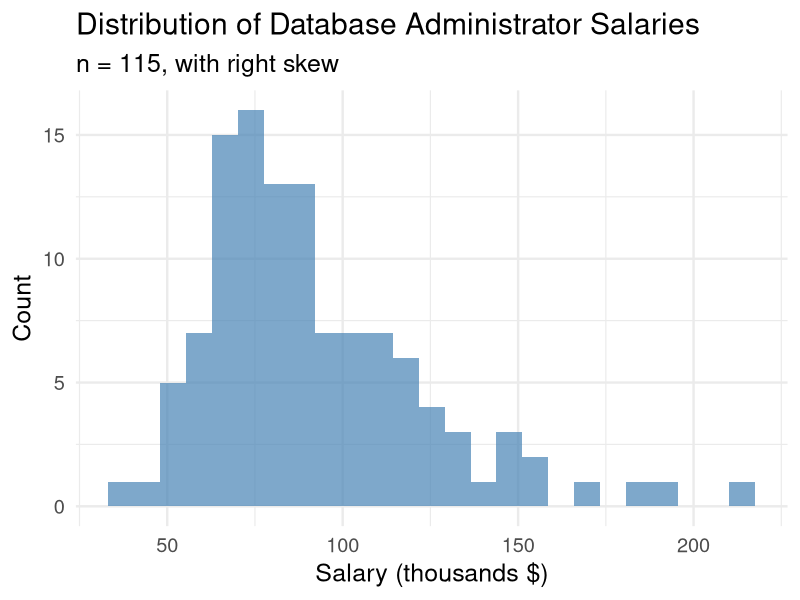
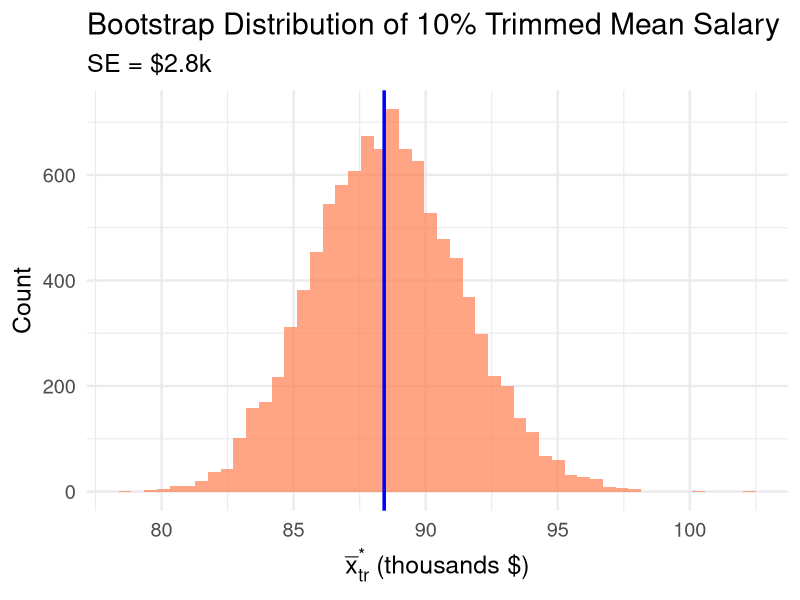
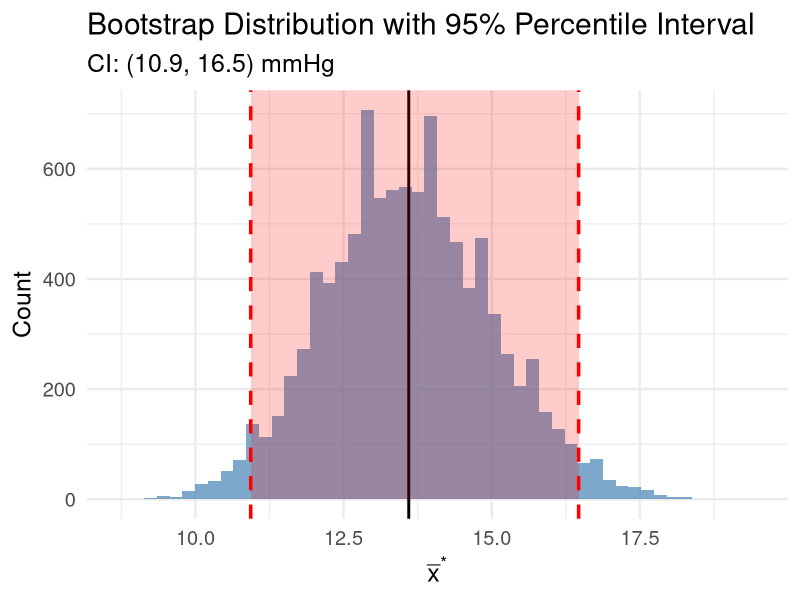
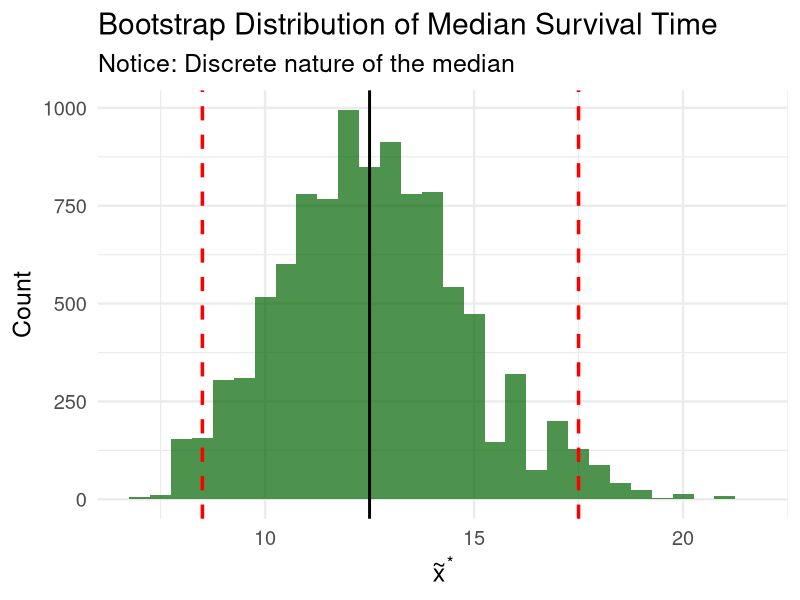
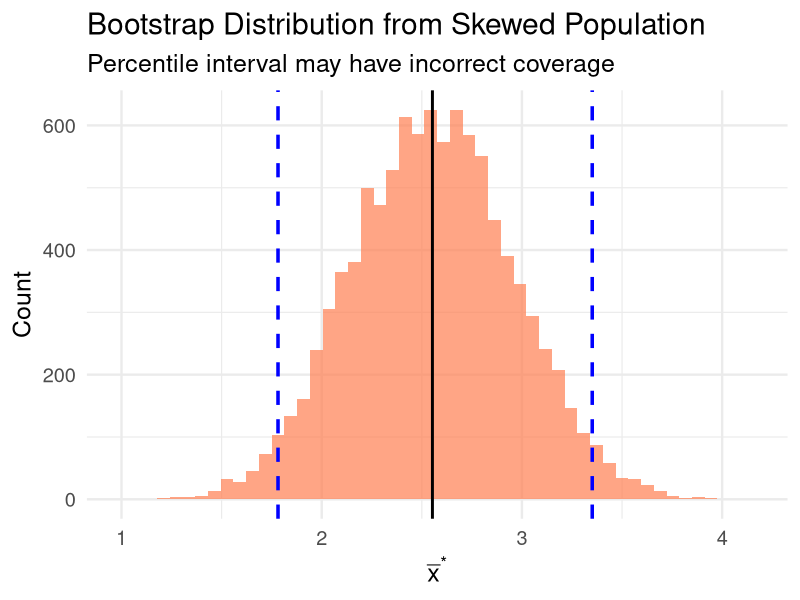
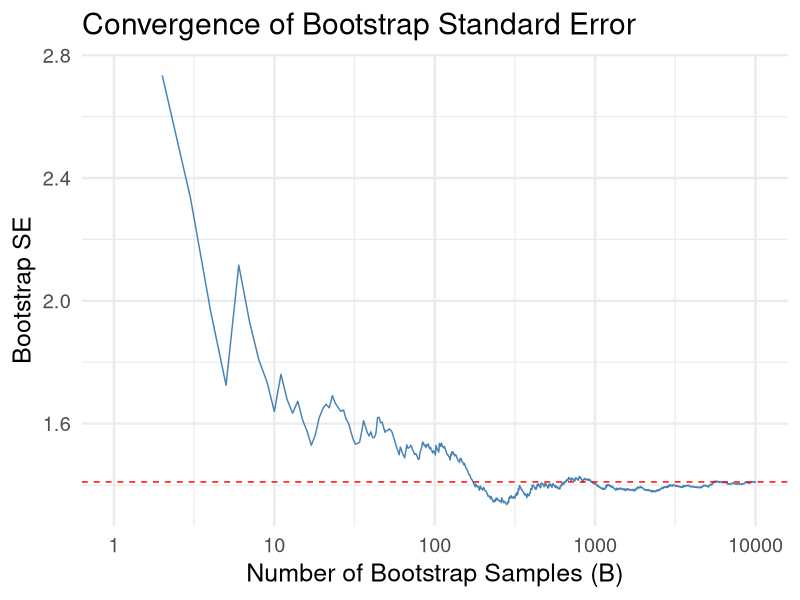
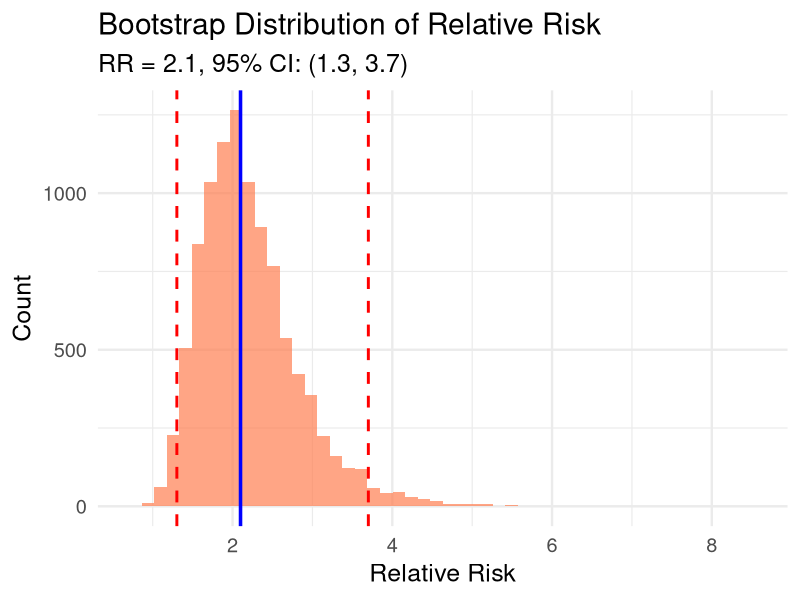
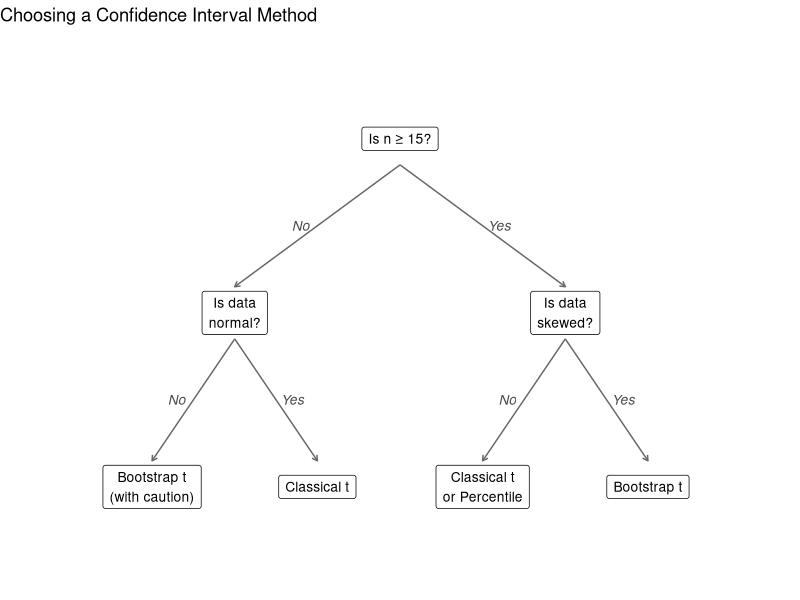

Write the R code that produced these figures, in order.
## ---- chunk 1
#| label: setup
#| include: false
library(tidyverse)
library(broom)
library(patchwork)
set.seed(551)
theme_set(theme_minimal(base_size = 18))
## ---- chunk 2
#| echo: true
response_times <- c(8, 12, 15, 7, 22, 45, 11, 9, 14, 18, 10, 13)
n <- length(response_times)

cat("n =", n, "\n")
cat("Mean:", round(mean(response_times), 2), "days\n")
cat("Median:", median(response_times), "days\n")
cat("SD:", round(sd(response_times), 2), "days")
## ---- chunk 3
#| echo: true
bp_reduction <- c(12, 8, 15, 22, 5, 18, 11, 14, 9, 25, 7, 16, 13, 10, 19)
n_bp <- length(bp_reduction)

cat("Sample size:", n_bp, "\n")
cat("Mean reduction:", round(mean(bp_reduction), 2), "mmHg\n")
cat("Sample SD:", round(sd(bp_reduction), 2), "mmHg\n")
cat("Classical SE:", round(sd(bp_reduction)/sqrt(n_bp), 2), "mmHg")
## ---- chunk 4
#| echo: true
set.seed(551)
B <- 10000
boot_means_bp <- replicate(B, {
  boot_sample <- sample(bp_reduction, n_bp, replace = TRUE)
  mean(boot_sample)
})

# Compare standard errors
classical_se <- sd(bp_reduction) / sqrt(n_bp)
boot_se <- sd(boot_means_bp)

cat("Classical SE (s/√n):", round(classical_se, 3), "\n")
cat("Bootstrap SE:", round(boot_se, 3), "\n")
cat("Ratio:", round(boot_se / classical_se, 3))
## ---- chunk 5
#| echo: true
# Data with potential outlier
response_times <- c(8, 12, 15, 7, 22, 45, 11, 9, 14, 18, 10, 13)

# Bootstrap for 10% trimmed mean
set.seed(551)
boot_trimmed <- replicate(10000, {
  x <- sample(response_times, length(response_times), replace = TRUE)
  mean(x, trim = 0.10)  # Trim 10% from each end
})

cat("Sample mean:", round(mean(response_times), 2), "\n")
cat("10% Trimmed mean:", round(mean(response_times, trim = 0.10), 2), "\n")
cat("Bootstrap SE of trimmed mean:", round(sd(boot_trimmed), 2))
## ---- chunk 6
#| echo: true
#| code-fold: true
# Sample salaries (in thousands) - simulated based on Devore example
set.seed(123)
salaries <- round(c(rlnorm(100, log(80), 0.3), rlnorm(15, log(150), 0.4))) * 1000
n_sal <- length(salaries)

tibble(x = salaries) |>
  ggplot(aes(x = x/1000)) +
  geom_histogram(bins = 25, fill = "steelblue", alpha = 0.7) +
  labs(x = "Salary (thousands $)", y = "Count",
       title = "Distribution of Database Administrator Salaries",
       subtitle = paste0("n = ", n_sal, ", with right skew"))
## ---- chunk 7
#| echo: true
# 10% trimmed mean
xbar_tr <- mean(salaries, trim = 0.10)

# Bootstrap
set.seed(551)
B <- 10000
boot_trimmed_sal <- replicate(B, {
  x <- sample(salaries, n_sal, replace = TRUE)
  mean(x, trim = 0.10)
})

cat("10% Trimmed mean:", round(xbar_tr, 0), "\n")
cat("Bootstrap SE:", round(sd(boot_trimmed_sal), 0), "\n")
cat("Bootstrap mean of trimmed means:", round(mean(boot_trimmed_sal), 0))
## ---- chunk 8
#| code-fold: true
#| fig-height: 6
tibble(x = boot_trimmed_sal) |>
  ggplot(aes(x = x/1000)) +
  geom_histogram(bins = 50, fill = "coral", alpha = 0.7) +
  geom_vline(xintercept = xbar_tr/1000, color = "blue", linewidth = 1.2) +
  labs(x = expression(bar(x)[tr]^"*" ~ "(thousands $)"), y = "Count",
       title = "Bootstrap Distribution of 10% Trimmed Mean Salary",
       subtitle = paste0("SE = $", round(sd(boot_trimmed_sal)/1000, 1), "k"))
## ---- chunk 9
# Check bias for trimmed mean
boot_bias <- mean(boot_trimmed_sal) - xbar_tr
cat("Bootstrap bias estimate:", round(boot_bias, 0), "\n")
cat("Bias as % of estimate:", round(100 * boot_bias / xbar_tr, 2), "%")
## ---- chunk 10
#| echo: true
# Blood pressure reduction data
set.seed(551)
bp_reduction <- c(12, 8, 15, 22, 5, 18, 11, 14, 9, 25, 7, 16, 13, 10, 19)

# Bootstrap
boot_means_bp <- replicate(10000, mean(sample(bp_reduction, length(bp_reduction), replace = TRUE)))

# 95% Percentile interval
percentile_ci <- quantile(boot_means_bp, probs = c(0.025, 0.975))

cat("Sample mean:", round(mean(bp_reduction), 2), "mmHg\n")
cat("95% Bootstrap Percentile CI:", round(percentile_ci, 2), "mmHg\n")

# Compare to t-interval
t_ci <- t.test(bp_reduction)$conf.int
cat("95% t-interval:", round(t_ci, 2), "mmHg")
## ---- chunk 11
#| code-fold: true
#| fig-height: 6
tibble(x = boot_means_bp) |>
  ggplot(aes(x = x)) +
  geom_histogram(bins = 50, fill = "steelblue", alpha = 0.7) +
  geom_vline(xintercept = percentile_ci, color = "red", linewidth = 1.2, linetype = "dashed") +
  geom_vline(xintercept = mean(bp_reduction), color = "black", linewidth = 1) +
  annotate("rect", xmin = percentile_ci[1], xmax = percentile_ci[2], 
           ymin = 0, ymax = Inf, alpha = 0.2, fill = "red") +
  labs(x = expression(bar(x)^"*"), y = "Count",
       title = "Bootstrap Distribution with 95% Percentile Interval",
       subtitle = paste0("CI: (", round(percentile_ci[1], 1), ", ", round(percentile_ci[2], 1), ") mmHg"))
## ---- chunk 12
#| echo: true
# Survival times (months) for 20 cancer patients
survival_times <- c(4, 8, 12, 15, 18, 6, 9, 24, 36, 11,
                    7, 14, 21, 10, 13, 5, 17, 22, 8, 19)

# Bootstrap for median
set.seed(551)
boot_medians <- replicate(10000, {
  median(sample(survival_times, length(survival_times), replace = TRUE))
})

# Results
cat("Sample median:", median(survival_times), "months\n")
cat("Bootstrap SE:", round(sd(boot_medians), 2), "months\n")
cat("95% Percentile CI:", quantile(boot_medians, c(0.025, 0.975)), "months")
## ---- chunk 13
#| code-fold: true
#| fig-height: 5.5
med_ci <- quantile(boot_medians, c(0.025, 0.975))

tibble(x = boot_medians) |>
  ggplot(aes(x = x)) +
  geom_histogram(bins = 30, fill = "darkgreen", alpha = 0.7) +
  geom_vline(xintercept = med_ci, color = "red", linewidth = 1.2, linetype = "dashed") +
  geom_vline(xintercept = median(survival_times), color = "black", linewidth = 1) +
  labs(x = expression(tilde(x)^"*"), y = "Count",
       title = "Bootstrap Distribution of Median Survival Time",
       subtitle = "Notice: Discrete nature of the median")
## ---- chunk 14
#| echo: true
# Bootstrap t interval for trimmed mean salary
xbar_tr <- mean(salaries, trim = 0.10)
se_boot <- sd(boot_trimmed_sal)
t_crit <- qt(0.975, df = length(salaries) - 1)

ci_lower <- xbar_tr - t_crit * se_boot
ci_upper <- xbar_tr + t_crit * se_boot

cat("Bootstrap t 95% CI for trimmed mean salary:\n")
cat("($", round(ci_lower, 0), ", $", round(ci_upper, 0), ")", sep = "")
## ---- chunk 15
#| echo: true
bootstrap_t_interval <- function(data, B = 10000, conf = 0.95) {
  n <- length(data)
  xbar <- mean(data)
  se <- sd(data) / sqrt(n)
  
  # Compute bootstrap t statistics
  t_star <- replicate(B, {
    boot_samp <- sample(data, n, replace = TRUE)
    (mean(boot_samp) - xbar) / (sd(boot_samp) / sqrt(n))
  })
  
  # Quantiles
  alpha <- 1 - conf
  q_lower <- quantile(t_star, alpha/2)
  q_upper <- quantile(t_star, 1 - alpha/2)
  
  # CI (note the reversal!)
  c(xbar - q_upper * se, xbar - q_lower * se)
}

# Apply to blood pressure data
boot_t_ci <- bootstrap_t_interval(bp_reduction)
cat("Bootstrap t CI:", round(boot_t_ci, 2), "mmHg")
## ---- chunk 16
#| echo: true
#| code-fold: true
# Compare all CI methods for BP reduction data
set.seed(551)

# Classical t
t_result <- t.test(bp_reduction)$conf.int

# Bootstrap percentile
boot_stats <- replicate(10000, mean(sample(bp_reduction, length(bp_reduction), replace = TRUE)))
pct_ci <- quantile(boot_stats, c(0.025, 0.975))

# Bootstrap t
boot_t_ci <- bootstrap_t_interval(bp_reduction)

tibble(
  Method = c("Classical t", "Bootstrap Percentile", "Bootstrap t"),
  Lower = c(t_result[1], pct_ci[1], boot_t_ci[1]),
  Upper = c(t_result[2], pct_ci[2], boot_t_ci[2])
) |>
  mutate(
    Width = Upper - Lower,
    across(Lower:Width, ~round(.x, 2))
  )
## ---- chunk 17
#| code-fold: true
#| fig-height: 5.5
# Highly skewed data
set.seed(551)
skewed_data <- rexp(15, rate = 0.5)  # Exponential with mean 2

boot_skewed <- replicate(10000, mean(sample(skewed_data, 15, replace = TRUE)))
pct_ci_skew <- quantile(boot_skewed, c(0.025, 0.975))

tibble(x = boot_skewed) |>
  ggplot(aes(x = x)) +
  geom_histogram(bins = 50, fill = "coral", alpha = 0.7) +
  geom_vline(xintercept = pct_ci_skew, color = "blue", linewidth = 1.2, linetype = "dashed") +
  geom_vline(xintercept = mean(skewed_data), color = "black", linewidth = 1) +
  labs(x = expression(bar(x)^"*"), y = "Count",
       title = "Bootstrap Distribution from Skewed Population",
       subtitle = "Percentile interval may have incorrect coverage")
## ---- chunk 18
#| echo: true
# Demonstrating convergence of bootstrap SE
set.seed(551)
B_values <- c(100, 500, 1000, 5000, 10000)

convergence <- map_dfr(B_values, function(B) {
  boot_means <- replicate(B, mean(sample(bp_reduction, length(bp_reduction), replace = TRUE)))
  tibble(B = B, SE = sd(boot_means))
})

convergence
## ---- chunk 19
#| code-fold: true
#| fig-height: 5.5
set.seed(551)
# Run multiple bootstrap analyses with different B
running_se <- tibble(
  B = 1:10000,
  cumulative_se = accumulate(
    replicate(10000, mean(sample(bp_reduction, length(bp_reduction), replace = TRUE))),
    ~c(.x, .y),
    .init = numeric(0)
  )[-1] |> map_dbl(sd)
)

running_se |>
  ggplot(aes(x = B, y = cumulative_se)) +
  geom_line(color = "steelblue") +
  geom_hline(yintercept = tail(running_se$cumulative_se, 1), linetype = "dashed", color = "red") +
  labs(x = "Number of Bootstrap Samples (B)", y = "Bootstrap SE",
       title = "Convergence of Bootstrap Standard Error") +
  scale_x_log10()
## ---- chunk 20
#| echo: false
tibble(
  Situation = c("Small n (≤10), normal data", 
                "Small n (≤10), skewed data",
                "Large n, normal data",
                "Large n, skewed data",
                "Complex statistic (trimmed mean, ratio)"),
  Recommendation = c("Classical t preferred",
                     "Bootstrap t (with caution)",
                     "Either works well",
                     "Bootstrap t preferred",
                     "Bootstrap (no classical alternative)")
) |>
  knitr::kable()
## ---- chunk 21
#| echo: true
# Relative risk
p1 <- 55/3338  # High BP group
p2 <- 21/2676  # Low BP group
rr_hat <- p1/p2

cat("Risk (high BP):", round(p1 * 100, 2), "%\n")
cat("Risk (low BP):", round(p2 * 100, 2), "%\n")
cat("Relative Risk:", round(rr_hat, 2))
## ---- chunk 22
#| echo: true
set.seed(551)
n1 <- 3338; x1 <- 55
n2 <- 2676; x2 <- 21

# Bootstrap
boot_rr <- replicate(10000, {
  # Resample from each group (binary outcomes)
  boot_p1 <- sum(sample(c(rep(1, x1), rep(0, n1 - x1)), n1, replace = TRUE)) / n1
  boot_p2 <- sum(sample(c(rep(1, x2), rep(0, n2 - x2)), n2, replace = TRUE)) / n2
  
  # Handle division by zero
  if (boot_p2 == 0) return(NA)
  boot_p1 / boot_p2
})

boot_rr <- boot_rr[!is.na(boot_rr)]

cat("Bootstrap SE:", round(sd(boot_rr), 3), "\n")
cat("95% Percentile CI:", round(quantile(boot_rr, c(0.025, 0.975)), 2))
## ---- chunk 23
#| code-fold: true
#| fig-height: 5.5
rr_ci <- quantile(boot_rr, c(0.025, 0.975))

tibble(x = boot_rr) |>
  ggplot(aes(x = x)) +
  geom_histogram(bins = 50, fill = "coral", alpha = 0.7) +
  geom_vline(xintercept = rr_hat, color = "blue", linewidth = 1.2) +
  geom_vline(xintercept = rr_ci, color = "red", linewidth = 1, linetype = "dashed") +
  labs(x = "Relative Risk", y = "Count",
       title = "Bootstrap Distribution of Relative Risk",
       subtitle = paste0("RR = ", round(rr_hat, 2), ", 95% CI: (", 
                        round(rr_ci[1], 2), ", ", round(rr_ci[2], 2), ")"))
## ---- chunk 24
#| echo: true
set.seed(551)
# Treatment A: faster, less variable
drug_A <- c(12, 18, 15, 22, 14, 16, 20, 13, 17, 19)
# Treatment B: slower, more variable  
drug_B <- c(25, 18, 35, 22, 28, 15, 42, 20, 30, 24)

cat("Drug A - Mean:", round(mean(drug_A), 1), ", SD:", round(sd(drug_A), 1), "\n")
cat("Drug B - Mean:", round(mean(drug_B), 1), ", SD:", round(sd(drug_B), 1), "\n")
cat("Difference (B - A):", round(mean(drug_B) - mean(drug_A), 1), "minutes")
## ---- chunk 25
#| echo: true
set.seed(551)
# Bootstrap the difference in means
boot_diff <- replicate(10000, {
  boot_A <- sample(drug_A, length(drug_A), replace = TRUE)
  boot_B <- sample(drug_B, length(drug_B), replace = TRUE)
  mean(boot_B) - mean(boot_A)
})

# Results
diff_ci <- quantile(boot_diff, c(0.025, 0.975))
cat("Bootstrap SE:", round(sd(boot_diff), 2), "\n")
cat("95% CI for difference:", round(diff_ci, 2), "minutes")
## ---- chunk 26
#| echo: true
# Lung cancer cases
cases_smokers <- 85; cases_nonsmokers <- 15
# Controls
controls_smokers <- 60; controls_nonsmokers <- 40

# Sample odds ratio
or_hat <- (cases_smokers * controls_nonsmokers) / (cases_nonsmokers * controls_smokers)
cat("Sample Odds Ratio:", round(or_hat, 2))
## ---- chunk 27
#| echo: true
set.seed(551)
# Bootstrap
n_cases <- cases_smokers + cases_nonsmokers
n_controls <- controls_smokers + controls_nonsmokers

boot_or <- replicate(10000, {
  # Resample cases
  boot_cases <- sample(c(rep(1, cases_smokers), rep(0, cases_nonsmokers)), 
                       n_cases, replace = TRUE)
  boot_case_smoke <- sum(boot_cases)
  boot_case_nonsmoke <- n_cases - boot_case_smoke
  
  # Resample controls
  boot_controls <- sample(c(rep(1, controls_smokers), rep(0, controls_nonsmokers)), 
                          n_controls, replace = TRUE)
  boot_ctrl_smoke <- sum(boot_controls)
  boot_ctrl_nonsmoke <- n_controls - boot_ctrl_smoke
  
  # OR (with continuity correction)
  (boot_case_smoke + 0.5) * (boot_ctrl_nonsmoke + 0.5) / 
    ((boot_case_nonsmoke + 0.5) * (boot_ctrl_smoke + 0.5))
})

cat("95% CI for OR:", round(quantile(boot_or, c(0.025, 0.975)), 2))
## ---- chunk 28
#| echo: false
#| fig-height: 6
#| fig-width: 10
# Define nodes
nodes <- tibble(
  x = c(2,      1,       3,       0.5,     1.5,     2.5,     3.5),
  y = c(3,      2,       2,       1,       1,       1,       1),
  label = c("Is n ≥ 15?", 
            "Is data\nnormal?", 
            "Is data\nskewed?", 
            "Bootstrap t\n(with caution)",
            "Classical t",
            "Classical t\nor Percentile", 
            "Bootstrap t")
)

# Define edges
edges <- tibble(
  x = c(2, 2, 1, 1, 3, 3),
  xend = c(1, 3, 0.5, 1.5, 2.5, 3.5),
  y = c(2.85, 2.85, 1.85, 1.85, 1.85, 1.85),
  yend = c(2.15, 2.15, 1.15, 1.15, 1.15, 1.15)
)

# Define edge labels
edge_labels <- tibble(
  x = c(1.4, 2.6, 0.65, 1.35, 2.65, 3.35),
  y = c(2.5, 2.5, 1.5, 1.5, 1.5, 1.5),
  label = c("No", "Yes", "No", "Yes", "No", "Yes")
)

ggplot() +
  geom_segment(data = edges, aes(x = x, xend = xend, y = y, yend = yend),
               arrow = arrow(length = unit(0.15, "cm")), color = "gray40") +
  geom_label(data = nodes, aes(x = x, y = y, label = label), 
             fill = "white", size = 3.5, label.padding = unit(0.4, "lines")) +
  geom_text(data = edge_labels, aes(x = x, y = y, label = label), 
            size = 3.5, fontface = "italic", color = "gray30") +
  theme_void() +
  coord_cartesian(xlim = c(-0.2, 4.2), ylim = c(0.5, 3.5)) +
  labs(title = "Choosing a Confidence Interval Method")
